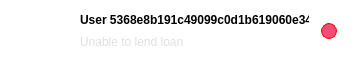
                              <widget class="QWidget" name="Scroll2" native="true">
                               <property name="minimumSize">
                                <size>
                                 <width>361</width>
                                 <height>71</height>
                                </size>
                               </property>
                               <property name="maximumSize">
                                <size>
                                 <width>361</width>
                                 <height>71</height>
                                </size>
                               </property>
                               <property name="font">
                                <font>
                                 <family>Tahoma</family>
                                </font>
                               </property>
                               <property name="styleSheet">
                                <string notr="true">background-color: rgb(255, 255, 255);
border-radius:28px</string>
                               </property>
                               <layout class="QHBoxLayout" name="horizontalLayout_7">
                                <property name="spacing">
                                 <number>4</number>
                                </property>
                                <property name="leftMargin">
                                 <number>12</number>
                                </property>
                                <property name="topMargin">
                                 <number>4</number>
                                </property>
                                <property name="rightMargin">
                                 <number>12</number>
                                </property>
                                <property name="bottomMargin">
                                 <number>4</number>
                                </property>
                                <item>
                                 <widget class="QWidget" name="Scroll2Pic" native="true">
                                  <property name="minimumSize">
                                   <size>
                                    <width>64</width>
                                    <height>64</height>
                                   </size>
                                  </property>
                                  <property name="maximumSize">
                                   <size>
                                    <width>64</width>
                                    <height>64</height>
                                   </size>
                                  </property>
                                  <property name="font">
                                   <font>
                                    <family>Tahoma</family>
                                   </font>
                                  </property>
                                  <property name="styleSheet">
                                   <string notr="true">image: url(:/buttom/img/buttom/生气_angry-face.svg);
border:3px solid rgb(255, 255, 255);

border-radius:32px</string>
                                  </property>
                                 </widget>
                                </item>
                                <item>
                                 <layout class="QVBoxLayout" name="Scroll2Layout">
                                  <property name="spacing">
                                   <number>0</number>
                                  </property>
                                  <property name="topMargin">
                                   <number>4</number>
                                  </property>
                                  <property name="rightMargin">
                                   <number>12</number>
                                  </property>
                                  <item>
                                   <layout class="QHBoxLayout" name="Scroll2ID">
                                    <property name="spacing">
                                     <number>12</number>
                                    </property>
                                    <property name="bottomMargin">
                                     <number>12</number>
                                    </property>
                                    <item>
                                     <layout class="QVBoxLayout" name="Scroll2ID_2">
                                      <property name="spacing">
                                       <number>8</number>
                                      </property>
                                      <item>
                                       <widget class="QLabel" name="Scroll2ID_3">
                                        <property name="font">
                                         <font>
                                          <family>Tahoma</family>
                                          <weight>75</weight>
                                          <bold>true</bold>
                                         </font>
                                        </property>
                                        <property name="text">
                                         <string>User 5368e8b191c49099c0d1b619060e34bf</string>
                                        </property>
                                       </widget>
                                      </item>
                                      <item>
                                       <widget class="QLabel" name="Scroll2ID_4">
                                        <property name="font">
                                         <font>
                                          <family>Tahoma</family>
                                         </font>
                                        </property>
                                        <property name="styleSheet">
                                         <string notr="true">color: rgb(224, 224, 224);</string>
                                        </property>
                                        <property name="text">
                                         <string>Unable to lend loan</string>
                                        </property>
                                       </widget>
                                      </item>
                                     </layout>
                                    </item>
                                    <item>
                                     <widget class="QLabel" name="Scroll2Point">
                                      <property name="minimumSize">
                                       <size>
                                        <width>16</width>
                                        <height>16</height>
                                       </size>
                                      </property>
                                      <property name="maximumSize">
                                       <size>
                                        <width>16</width>
                                        <height>16</height>
                                       </size>
                                      </property>
                                      <property name="font">
                                       <font>
                                        <family>Tahoma</family>
                                       </font>
                                      </property>
                                      <property name="styleSheet">
                                       <string notr="true">color: rgb(255, 255, 255);
border:1px solid red;
background-color: rgb(245, 76, 117);
border-radius:8px</string>
                                      </property>
                                      <property name="text">
                                       <string/>
                                      </property>
                                     </widget>
                                    </item>
                                   </layout>
                                  </item>
                                 </layout>
                                </item>
                               </layout>
                              </widget>
